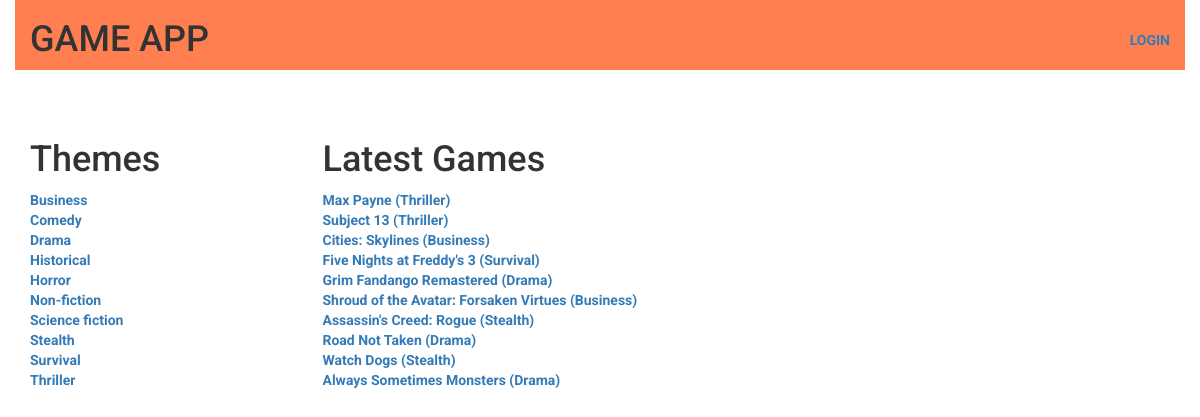
Screenshot of /theme/ with the database file from the repository.
### database_setup.py (models this page shows, shortened)
class Theme(Base):
    __tablename__ = 'theme'
    id = Column(Integer, primary_key=True)
    name = Column(String(250), nullable=False)
    user_id = Column(Integer, ForeignKey("user.id"))
    user = relationship("User")

class Game(Base):
    __tablename__ = 'game'
    id = Column(Integer, primary_key=True)
    name = Column(String(80), nullable=False)
    summary = Column(String)
    cover = Column(String(250))
    release_date = Column(String(80), nullable=False)
    release_date_number = Column(Integer, nullable=False)
    url = Column(String(250), nullable=False)
    theme_id = Column(Integer, ForeignKey("theme.id"))
    theme = relationship("Theme")
    user_id = Column(Integer, ForeignKey("user.id"))
    user = relationship("User")

### application.py (the view)
@app.route('/')
@app.route('/theme/')
def showThemes():
    lists = []
    themes = session.query(Theme).order_by(asc(Theme.name))
    latestgames = session.query(Game).order_by(desc(Game.release_date_number)).limit(10)
    for latestgame in latestgames:
        gametheme = session.query(Theme).filter_by(id=latestgame.theme_id).one()
        lists.append({"name": latestgame.name + " (" + gametheme.name + ")",
                      "theme_id": latestgame.theme_id,
                      "game_id": latestgame.id})
    if 'username' not in login_session:
        return render_template('publicthemes.html', themes=themes, lists=lists)
    else:
        return render_template('themes.html', themes=themes, lists=lists)

### templates/publicthemes.html (shortened to what this page needs)
{% extends "main.html" %}
{% block content %}
{% include "header.html" %}
    <div class="content row">
        <div class="sidebar col-md-3" >
            <h1>Themes</h1>
            {% for theme in themes %}
                <a href="{{url_for('showGames', theme_id = theme.id)}}" class="bar-item button">{{theme.name}}</a>
            {% endfor %}
        </div>
        <div class="main col-md-9">
            <h1>Latest Games</h1>
            {% for list in lists %}
                <a href="{{url_for('showOneGame', theme_id=list.theme_id, game_id=list.game_id)}}" class=" button">{{list.name}}</a>
        {% endfor %}
        </div>
    </div>
 {% endblock %}

### templates/main.html (shortened to what this page needs)
<!DOCTYPE html>
<html lang="en">
	<head>
        <link rel="stylesheet" href="//normalize-css.googlecode.com/svn/trunk/normalize.css">
        <link rel="stylesheet" href="/static/css/bootstrap.min.css">
		<link rel="stylesheet"  href="/static/css/styles.css">
	</head>
	<body>
		<div class="container">
			{% block content %}
			{% endblock %}
		</div>
	</body>
</html>

### templates/header.html
 <header class="row text-uppercase">
    <div class="col-md-6 title text-left">
        <h1>Game App</h1>
    </div>
    <div class="col-md-6 botton text-right">
        {%if 'username' not in session %}
        <a href="{{url_for('showLogin')}}">Login </a>
        {% else %}
        <a href="{{url_for('disconnect')}}">Logout </a>
        {% endif %}
    </div>
</header>

### static/css/styles.css (style rules this page uses)
* { font-family: "Helvetica Neue Bold", Roboto, Helvetica, Arial, sans-serif; font-weight: 700; }
* { -webkit-box-sizing: border-box; -moz-box-sizing: border-box; -ms-box-sizing: border-box; box-sizing: border-box; }
header { background-color: coral; Height: 70px; margin-bottom: 50px; }
.botton { font-size: 100%; margin-top: 30px; }

### rows the page displays
Theme: name "Business"
Theme: name "Comedy"
Theme: name "Drama"
Theme: name "Historical"
Theme: name "Horror"
Theme: name "Non-fiction"
Theme: name "Science fiction"
Theme: name "Stealth"
Theme: name "Survival"
Theme: name "Thriller"
Game: name "Cities: Skylines (Business)"
Game: name "Grim Fandango Remastered (Drama)"
Game: name "Shroud of the Avatar: Forsaken Virtues (Business)"
Game: name "Road Not Taken (Drama)"
Game: name "Always Sometimes Monsters (Drama)"

### other values shown
{{ list.name }} "Max Payne (Thriller)" "Subject 13 (Thriller)" "Five Nights at Freddy's 3 (Survival)" "Assassin's Creed: Rogue (Stealth)" "Watch Dogs (Stealth)"
